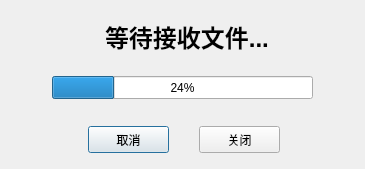
<?xml version="1.0" encoding="UTF-8"?>
<ui version="4.0">
 <class>FileRecieve</class>
 <widget class="QDialog" name="FileRecieve">
  <property name="windowTitle">
   <string>Dialog</string>
  </property>
  <widget class="QProgressBar" name="progressBar">
   <property name="geometry">
    <rect>
     <x>52</x>
     <y>76</y>
     <width>261</width>
     <height>23</height>
    </rect>
   </property>
   <property name="value">
    <number>24</number>
   </property>
  </widget>
  <widget class="QPushButton" name="pbCancel">
   <property name="geometry">
    <rect>
     <x>88</x>
     <y>126</y>
     <width>81</width>
     <height>27</height>
    </rect>
   </property>
   <property name="text">
    <string>取消</string>
   </property>
  </widget>
  <widget class="QLabel" name="label">
   <property name="geometry">
    <rect>
     <x>105</x>
     <y>16</y>
     <width>171</width>
     <height>41</height>
    </rect>
   </property>
   <property name="font">
    <font>
     <pointsize>18</pointsize>
     <weight>75</weight>
     <bold>true</bold>
    </font>
   </property>
   <property name="text">
    <string>等待接收文件...</string>
   </property>
  </widget>
  <widget class="QPushButton" name="pbClose">
   <property name="geometry">
    <rect>
     <x>199</x>
     <y>126</y>
     <width>81</width>
     <height>27</height>
    </rect>
   </property>
   <property name="text">
    <string>关闭</string>
   </property>
  </widget>
 </widget>
 <resources/>
 <connections/>
</ui>
